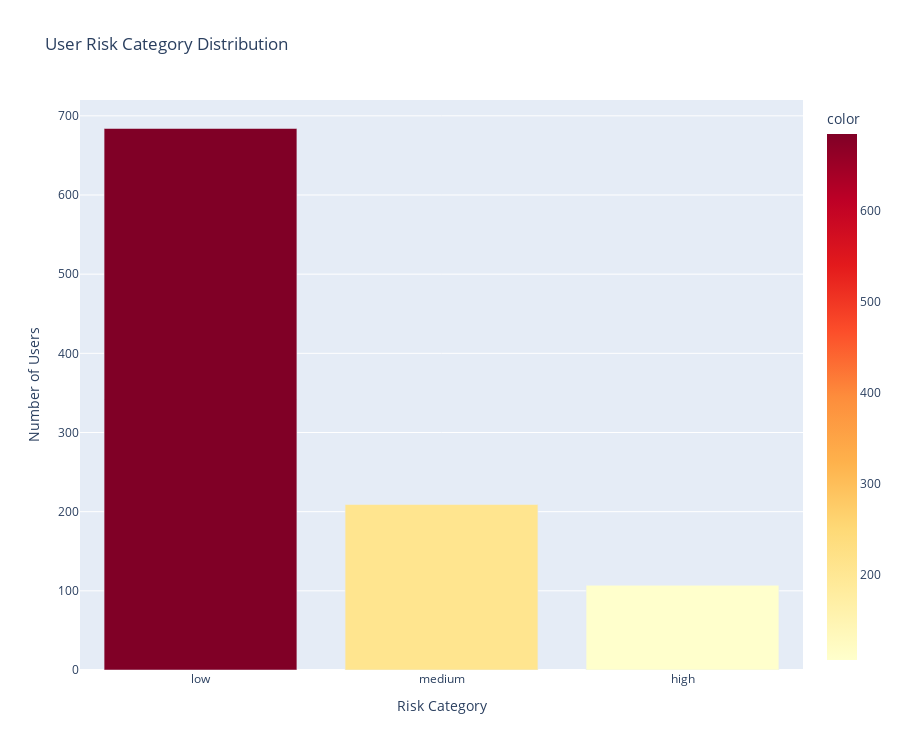

Source (notebook cell):
### Markdown cell above
## User Risk Profile Analysis

### Code cell
# User risk category distribution
risk_dist = users_df['risk_category'].value_counts()

fig = px.bar(
    x=risk_dist.index,
    y=risk_dist.values,
    labels={'x': 'Risk Category', 'y': 'Number of Users'},
    title='User Risk Category Distribution',
    color=risk_dist.values,
    color_continuous_scale='YlOrRd',
    height=750
)

fig.show()

### Figure 1 — Plotly figure (JSON) as saved in the notebook; plotly's stock layout.template omitted (floating-point values rounded to 4 significant figures)
{"data": [{"hovertemplate": "Risk Category=%{x}<br>Number of Users=%{y}<br>color=%{marker.color}<extra></extra>", "legendgroup": "", "marker": {"color": [684, 209, 107], "coloraxis": "coloraxis", "pattern": {"shape": ""}}, "name": "", "orientation": "v", "showlegend": false, "textposition": "auto", "type": "bar", "x": ["low", "medium", "high"], "xaxis": "x", "y": [684, 209, 107], "yaxis": "y"}], "layout": {"barmode": "relative", "coloraxis": {"colorbar": {"title": {"text": "color"}}, "colorscale": [[0, "rgb(255,255,204)"], [0.125, "rgb(255,237,160)"], [0.25, "rgb(254,217,118)"], [0.375, "rgb(254,178,76)"], [0.5, "rgb(253,141,60)"], [0.625, "rgb(252,78,42)"], [0.75, "rgb(227,26,28)"], [0.875, "rgb(189,0,38)"], [1, "rgb(128,0,38)"]]}, "height": 750, "legend": {"tracegroupgap": 0}, "title": {"text": "User Risk Category Distribution"}, "xaxis": {"anchor": "y", "domain": [0, 1], "title": {"text": "Risk Category"}}, "yaxis": {"anchor": "x", "domain": [0, 1], "title": {"text": "Number of Users"}}}}
